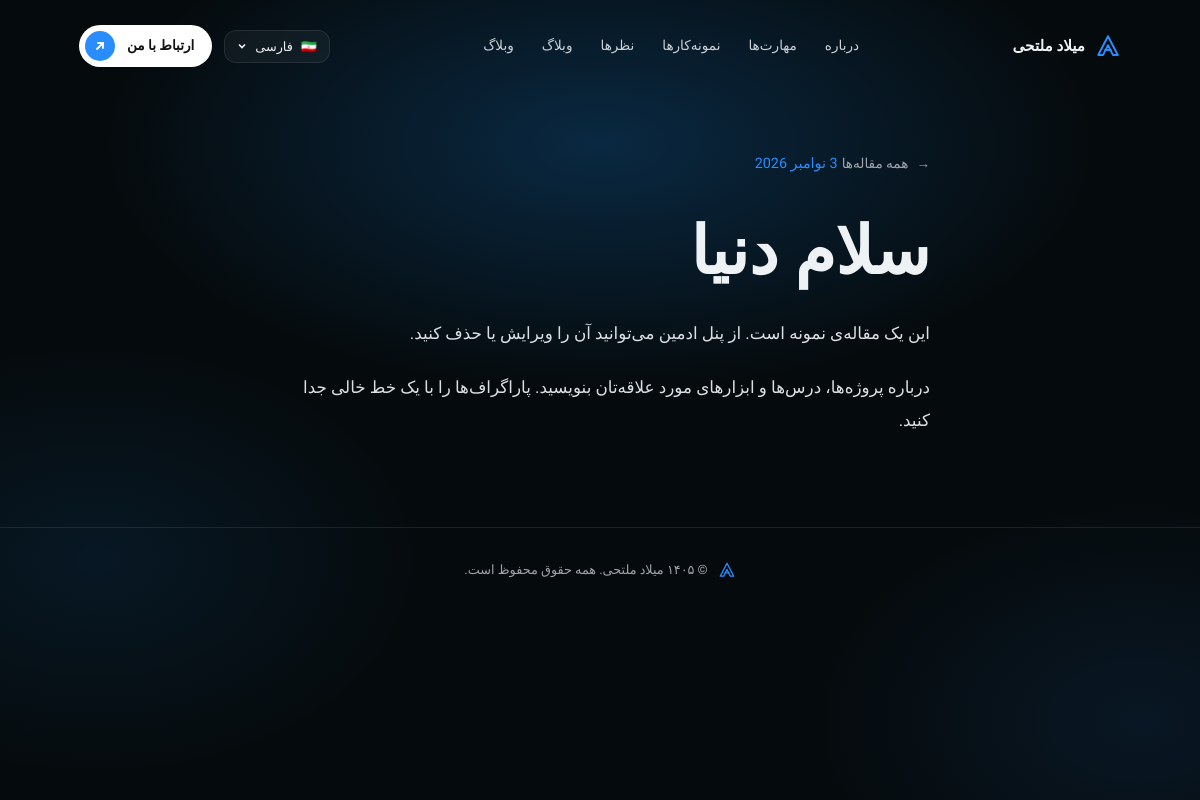
Screenshot of /fa/blog/hello-world/ with the database file from the repository.
### portfolio/models.py (models this page shows, shortened)
class Bilingual(models.Model):
    class Meta:
        abstract = True
    def tr(self, name, lang):
        other = "en" if lang == "fa" else "fa"
        return getattr(self, f"{name}_{lang}") or getattr(self, f"{name}_{other}")

class Post(Bilingual):
    slug = models.SlugField("اسلاگ (آدرس)", unique=True)
    published = models.BooleanField("منتشر شده", default=True)
    image = models.ImageField("تصویر شاخص", upload_to="posts/", blank=True)
    created_at = models.DateTimeField("تاریخ انتشار", auto_now_add=True)
    title_en = models.CharField("Title (EN)", max_length=160)
    title_fa = models.CharField("عنوان (فارسی)", max_length=160, blank=True)
    excerpt_en = models.TextField("Excerpt (EN)", blank=True)
    excerpt_fa = models.TextField("خلاصه (فارسی)", blank=True)
    body_en = models.TextField("Body (EN)", help_text="هر پاراگراف را با یک خط خالی جدا کنید")
    body_fa = models.TextField("متن (فارسی)", blank=True, help_text="هر پاراگراف را با یک خط خالی جدا کنید")
    class Meta:
        ordering = ["-created_at"]
        verbose_name = "مقاله"
        verbose_name_plural = "مقاله‌های وبلاگ"

### portfolio/views.py (the view)
# urls.py: path("<str:lang>/blog/<slug:slug>/", views.blog_detail, name="post"),
def blog_detail(request, lang, slug):
    lang = _lang(lang)
    p = get_object_or_404(Post, slug=slug, published=True)
    ctx = _ctx(request, lang, "portfolio:post", kwargs={"slug": slug},
               post={**_post_card(p, lang), "body": p.tr("body", lang)})
    return render(request, "portfolio/blog_detail.html", ctx)

### portfolio/context_processors.py (called while the page is built)
def theme(request):
    return {"theme": getattr(settings, "SITE_THEME", "")}

### portfolio/views.py (called while the page is built)
def _lang(lang):
    if lang not in CONTENT:
        raise Http404
    return lang

def _ctx(request, lang, url_name, **kw):
    request.session["lang"] = lang
    return {
        "c": CONTENT[lang],
        "lang": lang,
        "dir": "rtl" if lang == "fa" else "ltr",
        "url_en": reverse(url_name, kwargs={**kw.get("kwargs", {}), "lang": "en"}),
        "url_fa": reverse(url_name, kwargs={**kw.get("kwargs", {}), "lang": "fa"}),
        **{k: v for k, v in kw.items() if k != "kwargs"},
    }

def _post_card(p, lang):
    return {
        "title": p.tr("title", lang),
        "excerpt": p.tr("excerpt", lang),
        "image": p.image.url if p.image else "",
        "date": p.created_at,
        "url": reverse("portfolio:post", args=[lang, p.slug]),
    }

### portfolio/templates/portfolio/blog_detail.html (shortened to what this page needs)
{% extends "portfolio/base.html" %}
{% block content %}
<main class="page narrow">
  <a href="{% url 'portfolio:blog' lang=lang %}" class="back">{{ c.ui.back_blog }}</a>
  <time class="eyebrow" datetime="{{ post.date|date:'Y-m-d' }}">{{ post.date|date:"j F Y" }}</time>
  <h1 class="display">{{ post.title }}</h1>
  <article class="prose">{{ post.body|linebreaks }}</article>
</main>
{% endblock %}

### portfolio/static/portfolio/css/style.css (style rules this page uses)
:root { --hue:14; --sat:100%; --light:58%; --bg-sat:40%; --bg-light:3.5%; --on-accent:#fff; --bg-hue:calc(var(--hue) - 10); --accent:hsl(var(--hue) var(--sat) var(--light)); --accent-2:hsl(calc(var(--hue) + 14) var(--sat) calc(var(--light) + 9%)); --glow:hsl(calc(var(--hue) - 4) var(--sat) calc(var(--light) - 3%)); --bg:hsl(var(--bg-hue) var(--bg-sat) var(--bg-light)); --bg-deep:hsl(var(--bg-hue) var(--bg-sat) calc(var(--bg-light) * .8)); --surface:hsl(var(--bg-hue) var(--bg-sat) calc(var(--bg-light) + 3%)); --ink:hsl(var(--hue) 25% 95%); --ink-2:hsl(var(--hue) 12% 82%); --ink-3:hsl(var(--hue) 14% 88%); --muted:hsl(var(--hue) 8% 65%); --line:rgba(255,255,255,.09); --glass:rgba(255,255,255,.045); --r-lg:22px; --r-md:14px; --pad:clamp(20px,5vw,72px); --font-latin:"Inter",system-ui,sans-serif; --font-serif:"Instrument Serif",Georgia,serif; --font-fa:"Vazirmatn","Inter",system-ui,sans-serif; }
[data-theme="ocean"] { --hue:212 }
* { box-sizing:border-box;margin:0;padding:0 }
html { scroll-behavior:smooth;scroll-padding-top:90px }
body { background:var(--bg);color:var(--ink);font-family:var(--font-latin);line-height:1.6;overflow-x:hidden;-webkit-font-smoothing:antialiased }
[data-lang="fa"] body,[data-lang="fa"] input,[data-lang="fa"] select,[data-lang="fa"] textarea,[data-lang="fa"] button { font-family:var(--font-fa) }
a { color:inherit;text-decoration:none }
.eyebrow { font-size:.78rem;letter-spacing:.14em;text-transform:uppercase;color:var(--accent);margin-bottom:18px }
[data-lang="fa"] .eyebrow { letter-spacing:0;text-transform:none;font-size:.9rem }
.display { font-size:clamp(2.2rem,5.5vw,4.6rem);line-height:1.08;font-weight:500;letter-spacing:-.02em }
[data-lang="fa"] .display { font-weight:800;letter-spacing:0;line-height:1.3 }
.page { max-width:1180px;margin-inline:auto;padding:150px var(--pad) 90px }
.page.narrow { max-width:780px }
.page .display { margin-bottom:22px }
.back { display:inline-block;font-size:.85rem;color:var(--muted);margin-bottom:34px;transition:.2s }
.back::before { content:"←";margin-inline-end:8px }
[dir="rtl"] .back::before { content:"→" }
.prose { font-size:1.05rem;line-height:1.95;color:var(--ink-3);max-width:68ch }
.prose p+p { margin-top:1.3em }

### rows the page displays
Post: date "3 نوامبر 2026", title "سلام دنیا", body "این یک مقاله‌ی نمونه است. از پنل ادمین می‌توانید آن را ویرایش یا حذف کنید. درباره پروژه‌ها، درس‌ها و ابزارهای مورد علاقه‌تان بنویسید. پاراگراف‌ها را با یک خط خالی جدا کنید."

### other values shown
{{ c.brand }} "میلاد ملتحی"
{{ label }} "درباره" "مهارت‌ها" "نمونه‌کارها" "نظرها" "وبلاگ"
{{ c.ui.blog }} "وبلاگ"
{{ c.flag }} "🇮🇷"
{{ c.lang_label }} "فارسی"
{{ c.cta }} "ارتباط با من"
{{ c.ui.back_blog }} "همه مقاله‌ها"
{{ c.footer }} "© ۱۴۰۵ میلاد ملتحی. همه حقوق محفوظ است."
